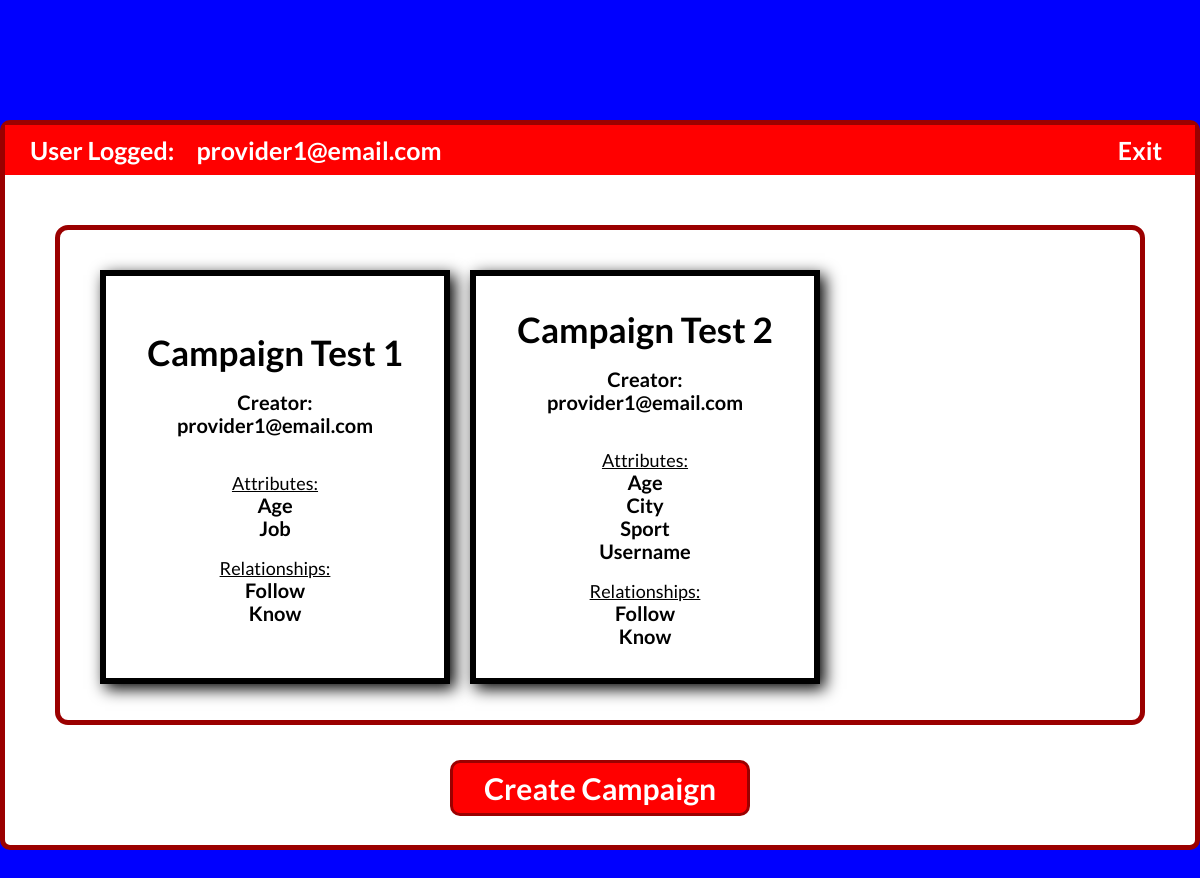
/anon/homedataprovider (signed in), run on the app's committed database.
### anon/models.py (models this page shows, shortened)
class Provider(models.Model):
    email = models.EmailField(primary_key=True)
    pwd = models.CharField(max_length=30)
    def __str__(self) -> str:
        return self.email

class Campaign(models.Model):
    name = models.CharField(max_length=50, primary_key=True)
    creator = models.ForeignKey(Provider, on_delete=models.CASCADE)
    attributes = models.ManyToManyField(Attribute, blank=True)
    relationships = models.ManyToManyField(Relationship, blank=True)

class Attribute(models.Model):
    name = models.CharField(max_length=50, primary_key=True)
    def __str__(self) -> str:
        return self.name

class Relationship(models.Model):
    name = models.CharField(max_length=50, primary_key=True)
    def __str__(self) -> str:
        return self.name

### anon/views.py (the view, shortened to what this page needs)
# urls.py: path('homedataprovider', views.homeDataProvider, name="homeDataProvider"),
def homeDataProvider(req):
    providers = Provider.objects.all()
    for p in providers:
        if p.email == req.session["provider"]:
            provider = p
    campaigns = Campaign.objects.all()
    return render(req, 'anon/homedataprovider.html', { "provider": provider, "campaigns": campaigns })

### anon/templates/anon/homedataprovider.html (shortened to what this page needs)
{% load static %}
<!DOCTYPE html>
<html lang="en">
    <head>
        <link rel="stylesheet" href="{% static 'anon/css/homedataprovider.css' %}">
        <link rel="stylesheet" href="https://cdn.jsdelivr.net/npm/bootstrap-icons@1.9.1/font/bootstrap-icons.css">
        <link rel="stylesheet" href="https://cdnjs.cloudflare.com/ajax/libs/normalize/8.0.1/normalize.min.css">
    </head>
    <body>
        <div class="section">
            <div class="title">
                <div>
                    <label class="logged_email">User Logged: &ensp; {{ provider.email }}</label>
                </div>
                <form method="post">
                    <div>
                        <button id="exit-button" type="submit" name="logout" class="exit_button">Exit</button>
                    </div>
                </form>
            </div>
            <div class="container">
                <form method="post" class="campaigns">
                    {% for campaign in campaigns %}
                        <button id="campaign-{{ campaign.name }}" type="submit" name="campaign" value="{{ campaign.name }}" class="campaign">
                            <h2>{{ campaign.name }}</h2>
                            <p>Creator: <br><span id="creator-name-{{ forloop.counter }}">{{ campaign.creator }}</span></p>
                            <div class="attr_list_container">
                                <dl>
                                    <label style="text-decoration: underline; font-size: 18px;">Attributes:</label>
                                    {% for attr in campaign.attributes.all %}
                                        <dd>{{ attr }}</dd>
                                    {% empty %}
                                        <dd style="color: red;">None</dd>
                                    {% endfor %}
                                    <br>
                                    <label style="text-decoration: underline; font-size: 18px;">Relationships:</label>
                                    {% for rel in campaign.relationships.all %}
                                        <dd>{{ rel }}</dd>
                                    {% empty %}
                                        <dd style="color: red;">None</dd>
                                    {% endfor %}
                                </dl>
                            </div>
                        </button>
                    {% endfor %}
                </form>
                <form method="post">
                    <div class="button_div">
                        <button id="button-create" type="submit" name="create" class="button">Create Campaign</button>
                    </div>
                </form>
            </div>
        </div>
    </body>
</html>

### anon/static/anon/css/homedataprovider.css (style rules this page uses)
body { background-color: blue; font-family: 'Lato', sans-serif; }
.section { border: 5px solid #9B0000; border-radius: 10px; max-width: 1300px; margin: 120px auto; height: 730px; position: relative; background: white; }
.title { background-color: red; padding: 5px; display: flex; justify-content: space-between; }
.title div { display: flex; align-items: center; }
.logged_email { margin-left: 20px; font-size: 25px; font-weight: bold; color: white; background: transparent; }
.exit_button { height: 40px; width: 100px; font-size: 25px; font-weight: bold; color: white; background: transparent; border: none; transition: .3s all ease-in-out; }
.container { height: 500px; }
.campaigns { margin: 50px; margin-bottom: 35px; padding: 30px 30px 0; height: 100%; display: flex; overflow-x: scroll; overflow-y: hidden; border: 5px solid #9B0000; border-radius: 13px; }
.campaign { width: 350px; min-width: 350px; margin: 10px; height: 90%; display: inline-block; padding: 10px; border: 6px solid black; transition: all .3s ease-in-out; box-shadow: 5px 5px 15px black; background: white; }
.campaign h2 { text-align: center; font-size: 35px; line-height: 20px; }
.campaign p { text-align: center; font-size: 20px; font-weight: bold; }
.attr_list_container { display: flex; align-items: center; justify-content: center; }
.attr_list_container dl { list-style: none; text-align: center; }
.attr_list_container dl dd { font-size: 20px; font-weight: bold; margin-inline-start: 0; }
.button_div { text-align: center; margin-top: 10px; }
.button { margin: 0 30px; width: 300px; color: white; background: red; border: 3px solid #9B0000; border-radius: 10px; font-size: 30px; line-height: 30px; font-weight: bold; padding: 10px; transition: .3s all ease-in-out; }
*, *::before, *::after { -webkit-box-sizing: border-box; -moz-box-sizing: border-box; box-sizing: border-box; }

### data on the page
Provider: email "provider1@email.com"
Campaign: name "Campaign Test 1", creator "provider1@email.com"
Attribute: name "Age"
Attribute: name "Job"
Relationship: name "Follow"
Relationship: name "Know"
Campaign: name "Campaign Test 2", creator "provider1@email.com"
Attribute: name "City"
Attribute: name "Sport"
Attribute: name "Username"
